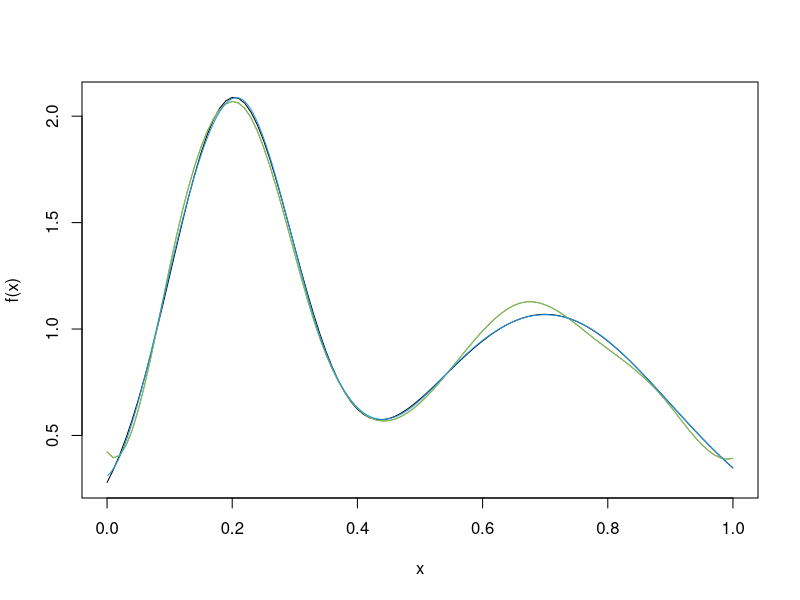

R code for this plot:
###generate data of size 1000 (stored in x) from density f
set.seed(1)
mu1 = .2
mu2 = .7
n <- 10000
m <- n*10
z <- rnorm(m, mean=mu1, sd=.1); x <- z[(z>0)&(z<1)]
x <- x[1:n]
z <- rnorm(m, mean=mu2, sd=.2); x2 <- z[(z>0)&(z<1)]
x2 <- x2[1:n]
z <- sample(0:1, size = n, replace=T)
x[z==1] <- x2[z==1]

#### compute the matrix whose (i,j)th element is the integral of B_i*B_j
require("splines")
knotlist <- (1:8)/9
nb <- length(knotlist)+4
M <- matrix(0, nb, nb)
for (i in 1:nb){
  for (j in i:nb){
    tem <- function(u){
      bx <- bs(u, knots=knotlist,
               Boundary.knots = c(0,1), intercept=T)
      return(bx[,i]*bx[,j])
    }
    M[i,j] <- integrate(tem, 0, 1)$value
    if (j > i) { M[j,i] <- M[i,j] }
  }
}

#### compute fhat, the estimator of f using method of moments
moments <- apply(bs(x, knots=knotlist, Boundary.knots=c(0,1), intercept=T),
                 2, mean)
ahat <- solve( M, moments)
fhat <- function(u){
  ans <- bs(u, knots = knotlist,
            Boundary.knots = c(0, 1), intercept=T) %*% ahat
  return( as.numeric(ans) )
}

##### compare fhat with the true density f
k0 = pnorm(1, mean=mu1, sd=.1) - pnorm(0, mean=mu1, sd=.1)
k1 = pnorm(1, mean=mu2, sd=.2) - pnorm(0, mean=mu2, sd=.2)
f <- function(x){
  ans <- 0.5*dnorm(x, mean=mu1, sd=.1)/k0 + 0.5*dnorm(x, mean=mu2, sd=.2)/k1
  ans[x>1] = 0
  ans[x<0] = 0
  return(ans)
}
curve(f, 0, 1)
curve(fhat, 0, 1, add=T, col=2)
## compute ISE
tem <- function(u){ (fhat(u)-f(u))^2 }
integrate(tem, 0, 1)

####### obtain a normalized version
k2 <- integrate(fhat, 0, 1)$value
fhat1 <- function(u){ fhat(u)/k2 }
curve(fhat1, 0, 1, add=T, col=3)

###### Check spline approximation accuracy using the given basis functions
x0 <- (1:1000)/1001
y1 <- f(x0)
bx <- bs(x0, knots=knotlist, Boundary.knots=c(0,1),
         intercept = T)
y1.lm <- lm(y1~bx-1)
lines(x0, y1.lm$fitted, col=4)
f.reg <- function(u){
  bx <- bs(u, knots=knotlist, Boundary.knots = c(0,1),
           intercept = T)
  ans <- bx %*% y1.lm$coefficients
  return(ans[,1])
}
tem <- function(u){ (f.reg(u)-f(u))^2 }
integrate(tem, 0, 1)

